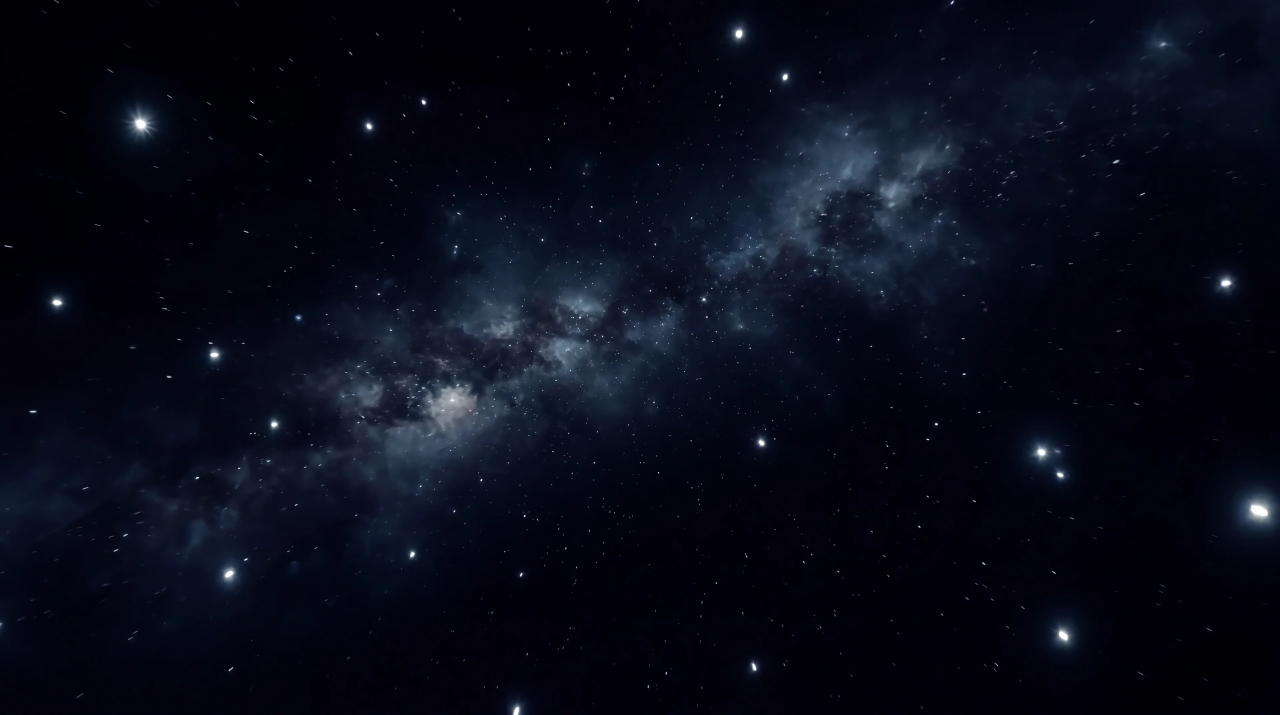
#> input picture assets/hero/starfield-deep-4k.webp, 3840 x 2144 px (shown at 1/3 size); the run also reads 1 picture not shown here
$ python bolt-extract.py ../assets/hero/starfield-deep-4k.webp ../assets/hero/cloud-mask.webp
#> lines starting #> are read from the running program, lines starting #| are printed output that depends on the picture; after the words box and inside, x2 and y2 are one past the last pixel; in counts of white or black regions, pixels touching at a corner belong together
# bolt-extract.py — turn a "sky + painted filaments" candidate into a
# filament-only delta asset, the HANDOFF 14 pipeline, recreated so variants
# v2/v3 (HANDOFF 16) are built by the same machine that built v1.
#
# Usage:  python3 scripts/bolt-extract.py <candidate.png> <out-stem>
#         -> assets/hero/<out-stem>-4k.webp (3840x2144)
#         -> assets/hero/<out-stem>.webp    (1920x1072, half size)
#
# TWO MODES since the session after HANDOFF 16, dispatched on candidate size:
#   3840x2144 (or near)  -> main(), the generated-candidate path below,
#                           unchanged from HANDOFF 16.
#   1948x807             -> main_ref(), the REFERENCE-FRAME path at the end
#                           of this file: the owner's own target frames
#                           (reference/nebula-with-lightning-target-*.png)
#                           become patterns directly. Read its header before
#                           touching either path — the two differ for
#                           measured reasons, not by preference.
#
# The pipeline, per HANDOFF 14 "as built":
#   1. Register the candidate to assets/hero/starfield-deep-4k.webp
#      (nano banana edits preserve framing, so expect ~identity — but MEASURE
#      it, do not assume it: v1's target was scale 0.60650 offset (28,326)).
#   2. Robust per-channel photometric fit sky -> candidate (the model applies
#      a small grade; fit a*sky+b on the darker 80% so filaments don't bias).
#   3. Subtract the fitted sky. What remains is filaments + star residuals +
#      grade noise.
#   4. Discriminate filaments from star residuals by BLUENESS: filaments are
#      cold (B>R), star residuals are warm-to-neutral. Keep cold pixels.
#   5. Keep only connected components with bbox diagonal >= 25 px — dust
#      specks and single-star residuals go, filament runs stay.
#   6. Multiply by cloud-mask.webp alpha so the asset is PRE-CONTAINED: it
#      cannot leak light outside the nebula whatever the opacity does.
#      6b. ...then by the VISIBLE glow (blurred sky luminance, squared ramp
#      45->85) so filaments live strictly in the WHITE cloud mass, the way
#      the owner's reference paints them — the mask alone is a band far
#      wider than the clouds the viewer sees, and two looser ramps each
#      still read wrong on real hardware (long note at 6b).
#      6c. ...then drop the faint orphan stubs the weighting leaves behind.
#   7. Report the same numbers HANDOFF 14 reported (exact black %, residual
#      floor, %frame over thresholds, mean add at flash 0.35) — compare
#      against v1's: 96.72% black, floor 0/0/0, 3.14% > 0.5.
#
# Positive-delta only (screen layer): negatives are clipped, never crushed —
# there is nothing to crush if step 3 leaves the floor at true 0.

import sys, numpy as np, cv2
from PIL import Image

SKY = 'assets/hero/starfield-deep-4k.webp'
MASK = 'assets/hero/cloud-mask.webp'
W, H = 3840, 2144

def load(p, size=None):
#> called with p = 'assets/hero/starfield-deep-4k.webp'
    im = Image.open(p).convert('RGB')
#> im is the input picture: PIL image 3840x2144 RGB; mean R, G, B 8, 11, 23.9
    a = np.asarray(im).astype(np.float64)
    if size and (im.size != size):
        a = cv2.resize(a, size, interpolation=cv2.INTER_AREA if im.size[0] > size[0] else cv2.INTER_LINEAR)
    return a

def main(cand_path, stem):
    sky = load(SKY)
    cand = load(cand_path, (W, H))

    # -- 1. registration check (translation only via phase correlation on
    #       the high-passed luminance; nano banana holds scale, but verify) --
    gs = cv2.cvtColor(sky.astype(np.float32), cv2.COLOR_RGB2GRAY)
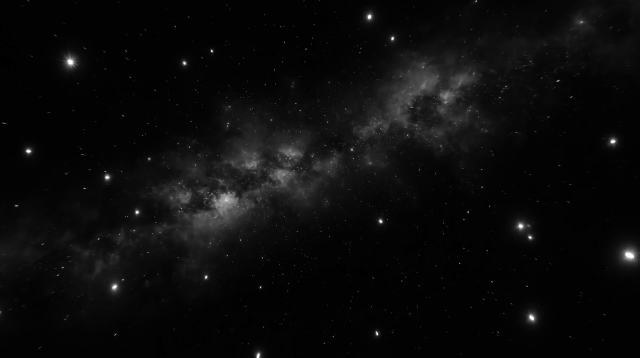
#> gs: shape (2144, 3840) float32 (shown at 1/6 size); min 0, max 255, mean 11.6
    gc = cv2.cvtColor(cand.astype(np.float32), cv2.COLOR_RGB2GRAY)
    hp = lambda g: g - cv2.GaussianBlur(g, (0, 0), 8)
    (dx, dy), resp = cv2.phaseCorrelate(hp(gs), hp(gc))
#> dx = -4.55e-13; dy = 2.27e-13; resp = 1
    print(f'registration: shift ({dx:+.2f}, {dy:+.2f}) px, response {resp:.3f}')
#| registration: shift (-0.00, +0.00) px, response 1.000
    if abs(dx) > 2 or abs(dy) > 2:
        M = np.float32([[1, 0, -dx], [0, 1, -dy]])
        cand = cv2.warpAffine(cand, M, (W, H), flags=cv2.INTER_LINEAR)
        print('  -> candidate shifted back to the sky frame')

    # -- 2. robust per-channel photometric fit on the darker 80% ------------
    lum = gs
    sel = lum < np.percentile(lum, 80)
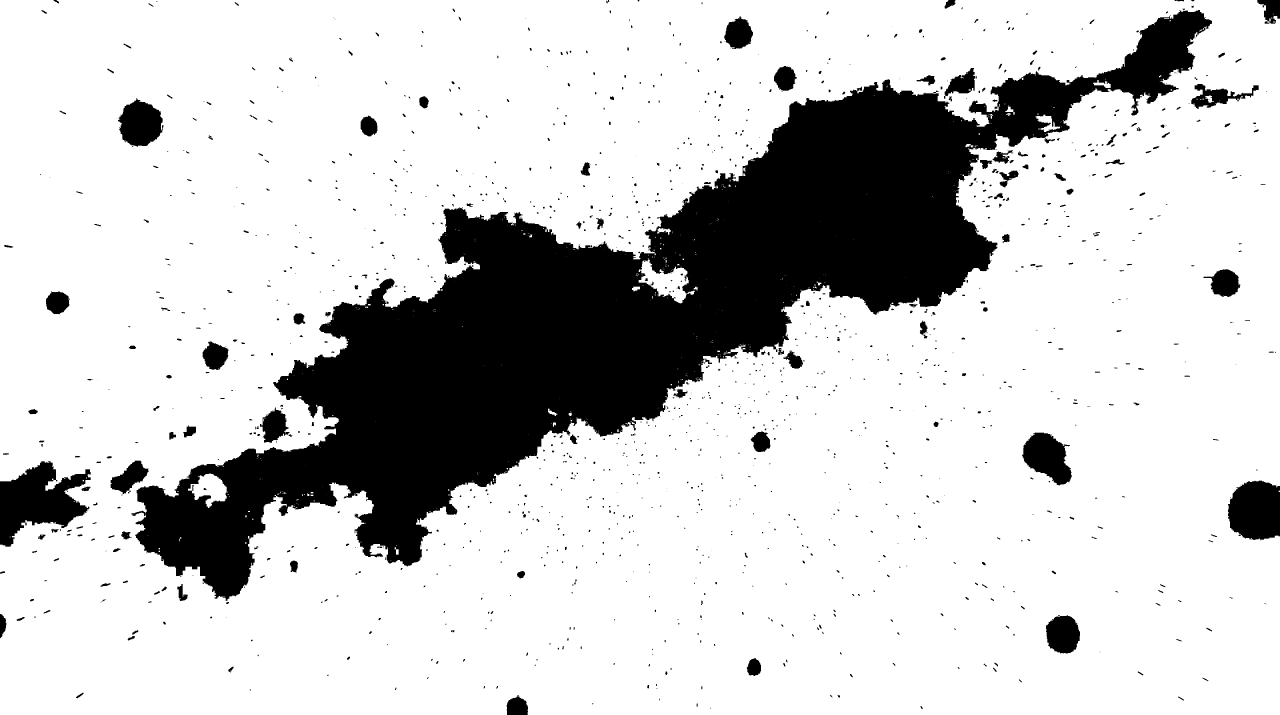
#> sel: shape (2144, 3840) bool (shown at 1/3 size); 80% white; 1386 black regions (745 under 20 px), largest, box (x1, y1, x2, y2) and area: (394, 30, 3636, 1803) 1442003, (0, 1384, 272, 1640) 38167, (3684, 1442, 3840, 1620) 23570
    fit = np.empty_like(sky)
    for c in range(3):
        x, y = sky[..., c][sel], cand[..., c][sel]
        a, b = np.polyfit(x, y, 1)
        fit[..., c] = a * sky[..., c] + b
        print(f'  channel {c}: cand = {a:.4f} * sky + {b:+.2f}')
#> this loop made 3 passes
#> b on passes 1 to 3: -6.49e-16, -5.41e-16, 2.14e-15
#> (printed output is left out)

    # -- 3. subtract ---------------------------------------------------------
    delta = np.clip(cand - fit, 0, 255)
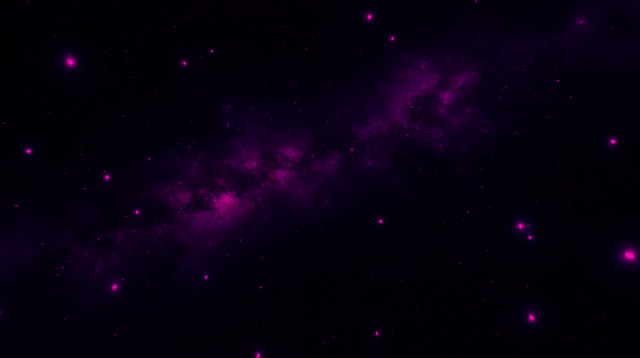
#> delta: shape (2144, 3840, 3) float64 (shown at 1/6 size); mean R, G, B 6.73e-14, 1.5e-17, 1.36e-13; drawn with min black and max white

    # -- 4. hue gate, SIZE-AWARE. Plain "delete warm pixels" is the v1 rule
    #    and it is right for what it was built for — star residuals are
    #    warm, filaments are cold — but it silently DELETED the main bolt of
    #    _hf-wing.png: that candidate paints its primary core warm cream
    #    (raw delta 122 on the core line), the gate zeroed it, and the
    #    survivor cold halo read as lightning with a black crack down the
    #    middle. Two sessions of "hollow-core fill" machinery got built for
    #    what a stage-by-stage probe finally showed was never a hollow core
    #    at all (the probe: mean-on-line 122.8 before the gate, 49.7 after —
    #    stage 3b's crack mask covered 0.3% of the loss). The fix: a warm
    #    SPECK is a star residual — delete it, same as v1. A warm pixel
    #    inside a BOLT-SIZED structure (bbox diagonal >= 25px, the same
    #    threshold step 5 uses for filaments) is painted core — keep its
    #    luminance, RECOLOR it to the filament cold (0.72, 0.82, 1.0):
    #    the strike must be the nebula's own blue (hue 211.6-213.5,
    #    HANDOFF 14) whatever color the generator chose. --
    cold = (delta[..., 2] + 2 >= delta[..., 0])
#> cold: shape (2144, 3840) bool; every value is 1
    warm_on = ((~cold) & (delta.max(-1) > 8)).astype(np.uint8)
#> warm_on: shape (2144, 3840); every value is 0
    nw, labw, statw, _ = cv2.connectedComponentsWithStats(warm_on, 8)
#> labw: shape (2144, 3840) int32; every value is 0
#> nw = 1; statw = [[0, 0, 3840, 2144, 8232960]]
    bigw = np.zeros(nw, bool)
    for i in range(1, nw):
        w, h = statw[i, cv2.CC_STAT_WIDTH], statw[i, cv2.CC_STAT_HEIGHT]
        bigw[i] = (w * w + h * h) >= 25 * 25
    speck = (~cold) & ~bigw[labw]
    delta[speck] = 0
    recolor = (~cold) & bigw[labw]
    lum = delta.max(-1)
    for c, f in enumerate((0.72, 0.82, 1.0)):
        delta[..., c][recolor] = lum[recolor] * f
    print(f'hue gate: {int(speck.sum())} warm speck px deleted, '
          f'{int(recolor.sum())} bolt-core px recolored cold')
#| hue gate: 0 warm speck px deleted, 0 bolt-core px recolored cold

    # -- 5. connected components, bbox diagonal >= 25 px ---------------------
    on = (delta.max(-1) > 8).astype(np.uint8)
    n, lab, stats, _ = cv2.connectedComponentsWithStats(on, 8)
#> n = 1; stats = [[0, 0, 3840, 2144, 8232960]]
    keep = np.zeros(n, bool)
    for i in range(1, n):
        w, h = stats[i, cv2.CC_STAT_WIDTH], stats[i, cv2.CC_STAT_HEIGHT]
        keep[i] = (w * w + h * h) >= 25 * 25
    delta[~keep[lab]] = 0
#> delta: shape (2144, 3840, 3) float64; every value is 0
    print(f'components: {n-1} found, {int(keep.sum())} kept (diag >= 25px)')
#| components: 0 found, 0 kept (diag >= 25px)

    # -- 6. pre-contain with the cloud mask ----------------------------------
    m = np.asarray(Image.open(MASK))[:, :, 3].astype(np.float64) / 255.0
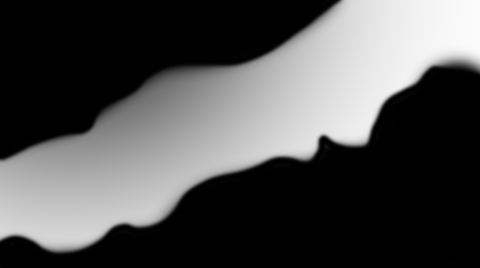
#> m: shape (1072, 1920) float64 (shown at 1/4 size); min 0, max 0.984, mean 0.31
    m = cv2.resize(m, (W, H), interpolation=cv2.INTER_LINEAR)
#> m: shape (2144, 3840) float64
    delta *= m[..., None]

    # -- 6b. contain to the VISIBLE glow, not just the mask. The mask alpha
    #    is a broad diagonal band (0.84 well past the bright clouds); the
    #    clouds the viewer actually SEES are much tighter inside it. The
    #    first build of variants b/c stopped at step 6 and the owner called
    #    it on real hardware immediately: strikes over mask-covered-but-
    #    faint sky read as lightning OUTSIDE the clouds. Measured, his eye
    #    was exact: v1's filaments sit at filament-weighted local glow 72.9
    #    (25th pct 59); the first b sat at 54.8 (p25 38) and the first c at
    #    48.5 (p25 30). The weight: blurred sky luminance (sigma 30, so
    #    stars wash out and cloud mass remains) through a squared soft ramp,
    #    zero below 35, full above 70 — filaments live only in the BRIGHT
    #    WHITE cloud mass and fade as it fades, the way a discharge lighting
    #    the cloud from beneath must.
    #
    #    THE RAMP WAS TIGHTENED TWICE BY THE OWNER'S EYE, and each failed
    #    metric is recorded so it is not retried. (1) 20->50 gamma 1 was
    #    chosen so v1 retained 0.994 — measuring the wrong thing: v1 kept
    #    its energy because v1 was ALREADY in the bright clouds, while b/c
    #    kept riding the nebula's dim top edge ("running over the whole top
    #    of the nebula"). (2) 35->70 gamma 2 matched v1's filament-weighted
    #    glow DISTRIBUTION (72.9 mean / 59.1 p25) exactly — and still read
    #    wrong, because the metric is blind to GEOMETRY: b was one unbroken
    #    2000px run through mid-brightness cloud, where v1 is short dense
    #    bursts dying inside the white cores. Contrast was measured and is
    #    NOT the difference (b/c sit at delta/glow p50 0.28-0.33 vs v1's
    #    0.68 — softer than v1, not hotter). What matches the owner's
    #    reference (reference/nebula-with-lightning-target.png: veins
    #    threading the bright cores, every tip dying inside the glow) is
    #    living strictly in the WHITE cloud mass: 45->85 gamma 2, keeping
    #    ~0.31 of b and ~0.27 of c. A long run then survives only as
    #    separate strands in separate clumps — which is the look. --
    glow = cv2.GaussianBlur(sky.max(-1), (0, 0), 30)
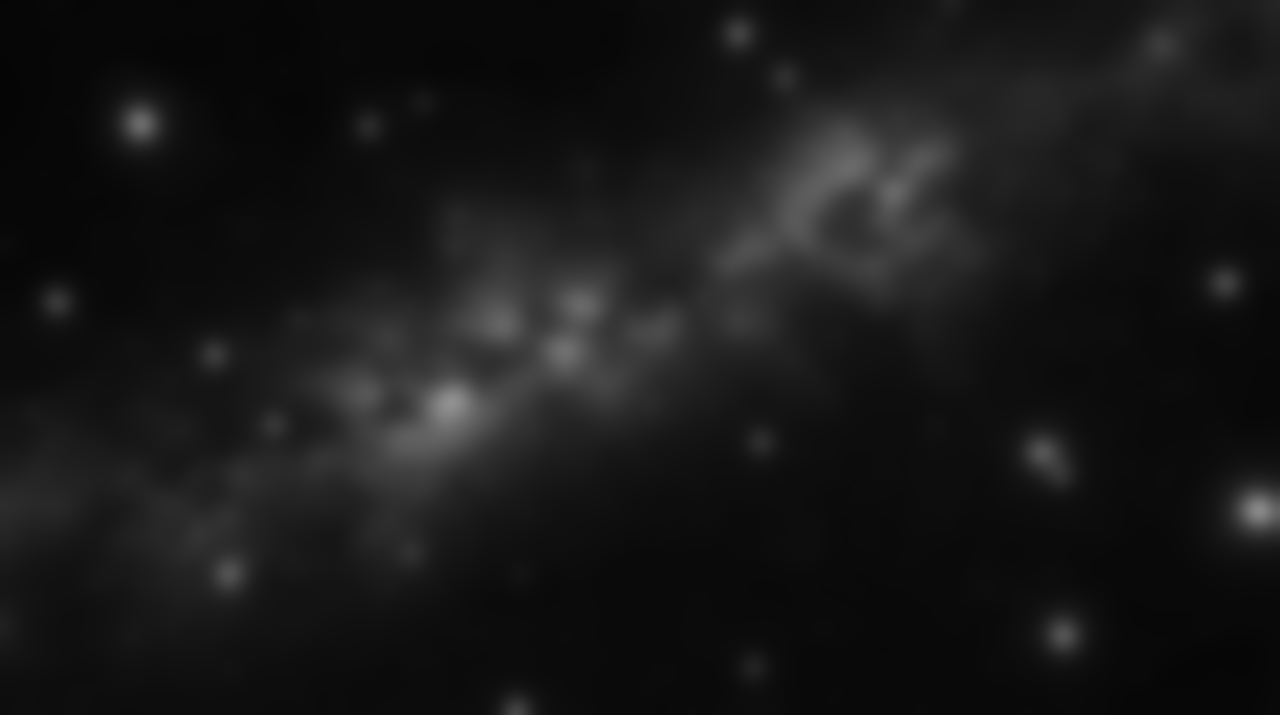
#> glow: shape (2144, 3840) float64 (shown at 1/3 size); min 5.39, max 144.4, mean 23.9
    delta *= (np.clip((glow - 45.0) / 40.0, 0, 1) ** 2)[..., None]

    # -- 6c. orphan cleanup, AFTER the weighting: the ramp leaves behind
    #    faint disconnected stubs in mid-cloud (fragments of runs that lost
    #    their bright middle), and a stub too dim to read as lightning reads
    #    as noise. Drop components under 25px bbox diagonal or peaking
    #    under 20. --
    on = (delta.max(-1) > 4).astype(np.uint8)
    n3, lab3, st3, _ = cv2.connectedComponentsWithStats(on, 8)
#> n3 = 1; st3 = [[0, 0, 3840, 2144, 8232960]]
    keep3 = np.zeros(n3, bool)
    for i in range(1, n3):
        w3, h3 = st3[i, cv2.CC_STAT_WIDTH], st3[i, cv2.CC_STAT_HEIGHT]
        if w3 * w3 + h3 * h3 >= 25 * 25:
            y3, x3 = st3[i, cv2.CC_STAT_TOP], st3[i, cv2.CC_STAT_LEFT]
            keep3[i] = delta[y3:y3 + h3, x3:x3 + w3].max() >= 20
    delta[~keep3[lab3]] = 0
    print(f'post-weight cleanup: {int(n3 - 1 - keep3.sum())} orphan fragments dropped')
#| post-weight cleanup: 0 orphan fragments dropped

    # -- 7. measure, in HANDOFF 14's terms ------------------------------------
    q = np.rint(delta).astype(np.uint8)
#> q: shape (2144, 3840, 3); every value is 0
    g = q.max(-1)
    print(f'exact black          {(g == 0).mean()*100:.2f}%')
#| exact black          100.00%
    nz = q.reshape(-1, 3)
    print(f'residual floor       ' + ' / '.join(
        f'{np.min(q[..., c][q[..., c] > 0]) - 1 if (q[..., c] > 0).any() else 0:.3f}' for c in range(3)))
#| residual floor       0.000 / 0.000 / 0.000
    print(f'mean luminance       {g.mean():.3f}')
#| mean luminance       0.000
    for t in (0.5, 2, 8):
        print(f'%frame > {t:<4}        {(g > t).mean()*100:.2f}')
#> this loop made 3 passes
#| %frame > 0.5         0.00
#| %frame > 2           0.00
#| %frame > 8           0.00
    print(f'adds at flash 0.35   {g.mean()*0.35:.3f} /255 mean')
#| adds at flash 0.35   0.000 /255 mean

    # -- encode: 4k + half, same convention as v1 -----------------------------
    out4k = f'assets/hero/{stem}-4k.webp'
    out1k = f'assets/hero/{stem}.webp'
    Image.fromarray(q).save(out4k, quality=90, method=6)
    half = cv2.resize(q, (W // 2, H // 2), interpolation=cv2.INTER_AREA)
#> half: shape (1072, 1920, 3); every value is 0
    Image.fromarray(half).save(out1k, quality=90, method=6)
    import os
    print(f'{out4k}  {os.path.getsize(out4k)/1024:.0f} KB')
    print(f'{out1k}  {os.path.getsize(out1k)/1024:.0f} KB')


# ============================================================================
# REFERENCE-FRAME MODE — patterns d/e/f, built from the owner's own frames.
#
# The frames (reference/nebula-with-lightning-target-2/3/4.png, 1948x807) are
# NOT crops of our sky the way the original target was. Measured before
# anything was built: the original target matches the sky at fine (star)
# scale — band NCC 0.63 — which is why v1's exact subtraction worked. The
# three new frames match at coarse (cloud-mass) scale only: fine NCC -0.03,
# +0.09, 0.00 against the sky at their best warps; they are re-renders (video
# frames) of the scene, with their own stars and their own cloud texture.
# Exact subtraction therefore leaves the RENDER DIFFERENCE, not the
# lightning: warm star residuals everywhere plus broad cold texture mismatch
# that no hue gate can separate from glow. Three dead ends are recorded here
# so they are not retried:
#   (1) subtract + hue/size gates alone (the v1 recipe verbatim): the delta
#       reads as a brighter COPY of the clouds, not as strikes — the kept
#       light is mostly grade difference.  (2) vein-seeded KEEP with a wide
#       halo (sigma 24): near dense vein fields the halo union covers whole
#       cloud patches, and the warm-core recolor then keeps their wash —
#       reads as cloud brightening with jagged hue-gate edges. (3) a linear
#       delta asset (ref - fit): the layer composites with mix-blend-mode
#       SCREEN, which is sub-additive over a lit background — the same delta
#       that reproduces the reference under addition reads at roughly half
#       strength under screen. v1 never hit this because its painted bolts
#       saturated over dark lanes (asset peak 255); the frames' veins sit on
#       bright cloud. The asset must be the SCREEN-INVERSE,
#       q = 255*(ref-fit)/(255-fit), which reproduces the reference exactly
#       at opacity 1 by construction.
#
# What ships is the vein network and only the vein network:
#   veins = q - localMedian(q, 31px). The median kills every broad field —
#   grade mismatch AND the reference's own cloud illumination — and keeps
#   thin bright structure, which is what v1's approved look actually is
#   (veins + knots; on a strike the sky's own clouds light through the
#   screen blend, so broad illumination comes free at composite time). A
#   small synthesized halo (0.9*gauss sigma5 + 0.5*gauss sigma14) restores
#   the discharge glow the median takes with it. Everything is recolored to
#   the filament cold (0.72/0.82/1.0) at its own luminance — same rule and
#   same constant as the generated path's step 4, for the same reason: the
#   strike must be the nebula's own blue whatever the source painted. Small
#   mostly-warm components die as star residuals (the frames' own stars);
#   bolt-sized structure keeps its warm cores, recolored.
#
# CONTAINMENT IS GENTLER HERE, AND THAT IS A STATED DECISION: 25->60 gamma 1
# on the blurred-sky glow, not the generated path's 45->85 gamma 2. The
# shipped ramp exists to corral GENERATOR-INVENTED geometry that ran over
# faint sky (HANDOFF 16's containment story). These frames' geometry is the
# owner's own reference — the thing the ramp calibrates AGAINST — so the
# ramp's only job in this mode is killing subtraction noise on dark sky.
# 45->85 g2 measured against the frames crushes exactly what they add
# (-2's left-core crackle fell to 0.22% of frame lit, near-invisible; -4's
# arm emphasis died). Calibration remains the owner's eye on real hardware,
# per HANDOFF 16's closing line; if his eye says a pattern leaks, tighten
# THIS mode's ramp and rebuild — do not touch the generated path's.
#
# Registration: v1's constants (scale 0.60650, offset (28,326)) put each
# frame within ~10px; a per-frame ECC affine refinement on mid-band
# luminance closes the rest (cc 0.89-0.91 on all three frames; the affine
# terms are ~1% scale + subpixel shear, real frame drift, not noise).
# The gain is normalized so vein-core p99.7 -> 245 (v1's cores reach 255;
# an asset dimmer than its siblings would push the owner at the shared
# `bolt b` slider, which HANDOFF 16 forbids as a per-pattern lever).
# ============================================================================

REF_W, REF_H = 1948, 807
REF_SCALE, REF_OX, REF_OY = 0.60650, 28, 326   # HANDOFF 14, re-measured this session
COLD = (0.72, 0.82, 1.0)

# [124 lines left out: function main_ref, not called in this run]

if __name__ == '__main__':
    _im = Image.open(sys.argv[1])
    if _im.size == (REF_W, REF_H):
        main_ref(sys.argv[1], sys.argv[2])
    else:
        main(sys.argv[1], sys.argv[2])
